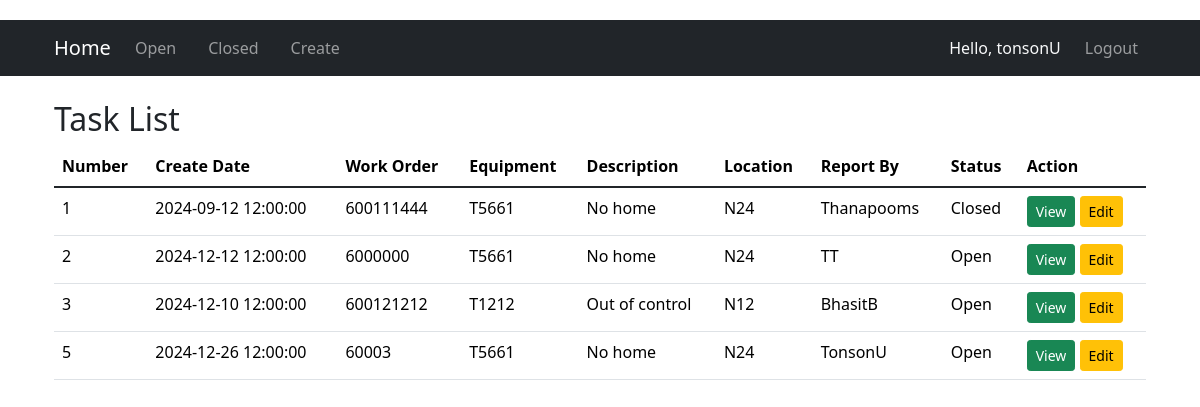
Page / (signed in) on the earlier database version.
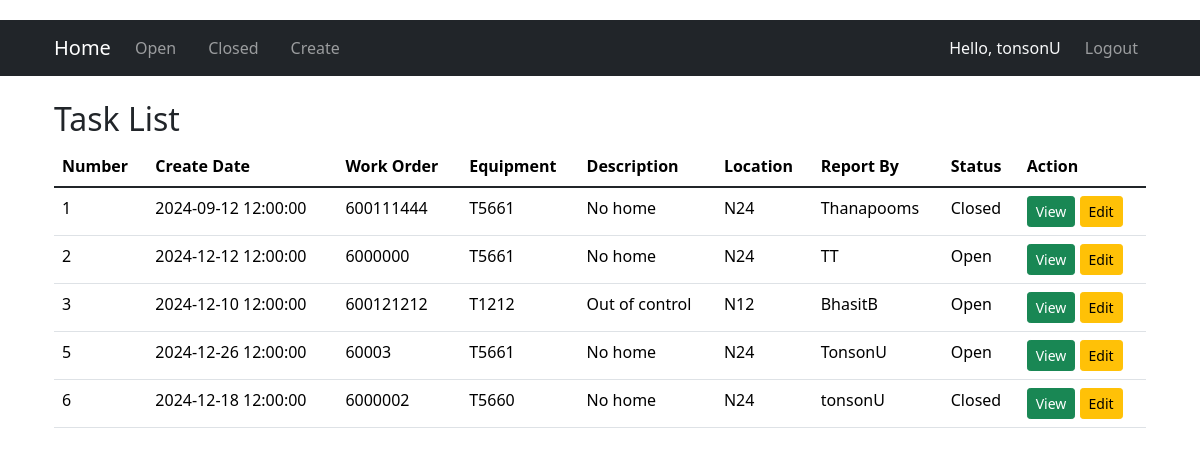
Same page on the later database version.
### models.py (models this page shows, shortened)
class User(UserMixin, db.Model):
    id = db.Column(db.Integer, primary_key=True)
    username = db.Column(db.String(50), unique=True, nullable=False)
    password = db.Column(db.String(255), nullable=False)
    role = db.Column(db.String(20), nullable=False)

class Work(db.Model):
    number = db.Column(db.Integer, primary_key=True, autoincrement=True)
    create_date = db.Column(db.DateTime, default=datetime.utcnow)
    work_order = db.Column(db.String(50), nullable=False)
    equipment = db.Column(db.String(50), nullable=False)
    description = db.Column(db.Text, nullable=False)
    location = db.Column(db.String(50), nullable=False)
    report_by = db.Column(db.String(50), nullable=False)
    status = db.Column(db.String(20), nullable=False, default="open")
    action = db.Column(db.Text, nullable=True)
    link = db.Column(db.String(255), nullable=True)

### routes.py (the view)
    @app.route('/')
    @login_required
    def index():
        works = Work.query.all()
        return render_template("index.html", works=works)

### app.py (called while the page is built)
@login_manager.user_loader
def load_user(user_id):      # โหลดผู้ใช้จากฐานข้อมูลตาม user_id
    return User.query.get(int(user_id))

### templates/index.html (shortened to what this page needs)
{% import "bootstrap/wtf.html" as wtf %}
{% extends "layout.html" %}
{% block content %}
<!DOCTYPE html>
<html lang="en">
<head>
    <link rel="stylesheet" href="https://cdn.jsdelivr.net/npm/bootstrap@5.1.3/dist/css/bootstrap.min.css">
    <link rel="stylesheet" href="https://cdn.jsdelivr.net/npm/bootstrap-table/dist/bootstrap-table.min.css">
</head>
<body>
<div class="container">
    <br>
    <h2>Task List</h2>
    {% if works %}
    <table data-toggle="table"
           data-search="true"
           data-pagination="true"
           data-page-list="[10, 25, 50, 100, all]"
           class="table">
        <thead>
            <tr>
                <th data-sortable="true" data-field="number">Number</th>
                <th data-sortable="true" data-field="create_date">Create Date</th>
                <th data-sortable="true" data-field="work_order">Work Order</th>
                <th data-sortable="true" data-field="equipment">Equipment</th>
                <th data-sortable="true" data-field="description">Description</th>
                <th data-sortable="true" data-field="location">Location</th>
                <th data-sortable="true" data-field="report_by">Report By</th>
                <th data-sortable="true" data-field="status">Status</th>
                <th data-field="action">Action</th>
            </tr>
        </thead>
        <tbody>
            {% for work in works %}
            <tr>
                <td>{{ work.number }}</td>
                <td>{{ work.create_date.strftime('%Y-%m-%d %H:%M:%S') }}</td>
                <td>{{ work.work_order }}</td>
                <td>{{ work.equipment }}</td>
                <td>{{ work.description }}</td>
                <td>{{ work.location }}</td>
                <td>{{ work.report_by }}</td>
                <td>{{ work.status }}</td>
                <td class="actions">
                    <a href="{{ url_for('work_detail', number=work.number) }}" class="btn btn-success btn-sm">View</a>
                    <a href="/edit/{{work.number}}" class="btn btn-warning btn-sm">Edit</a>
                </td>
            </tr>
            {% endfor %}
        </tbody>
    </table>
    {% endif %}
</div>
</body>
</html>
{% endblock %}

### templates/layout.html (shortened to what this page needs)
<!DOCTYPE html>
<html lang="en">
<head>
	<link href="https://cdn.jsdelivr.net/npm/bootstrap@5.3.3/dist/css/bootstrap.min.css" rel="stylesheet">
</head>
<body>
	<nav class="navbar navbar-expand-lg navbar-dark bg-dark">
	  <div class="container">
		<a class="navbar-brand" href="/">Home</a>
		<div class="collapse navbar-collapse" id="navbarNav">
		  <div class="navbar-nav">
			  <a class="nav-link me-3" aria-current="page" href="{{ url_for('index') }}">Open</a>
			  <a class="nav-link me-3" aria-current="page" href="{{ url_for('closed') }}">Closed</a>
			  <a class="nav-link me-3" aria-current="page" href="{{ url_for('create') }}">Create</a>
		  </div>
		  <div class="navbar-nav ms-auto">
			{% if current_user.is_authenticated %}
			  <span class="navbar-text text-light me-3">Hello, {{ current_user.username }}</span>
			  <a class="nav-link" href="{{ url_for('logout') }}">Logout</a>
			{% else %}
			  <a class="nav-link" href="{{ url_for('login') }}">Login</a>
			{% endif %}
		  </div>
		</div>
	  </div>
	</nav>
	<main>
		{% block content %}
		{% endblock %}
	</main>
</body>
</html>

### templates/index.html (style rules this page uses)
body { padding-top: 20px; }

Differences in the rows shown:
added Work: number "6", create_date "2024-12-18 12:00:00", work_order "6000002", equipment "T5660", description "No home", location "N24", report_by "tonsonU", status "Closed"
